Frame 1 (no input): blank canvas, image omitted
Frame 60 (the mouse pressed at the canvas centre just before this capture): blank canvas, image omitted
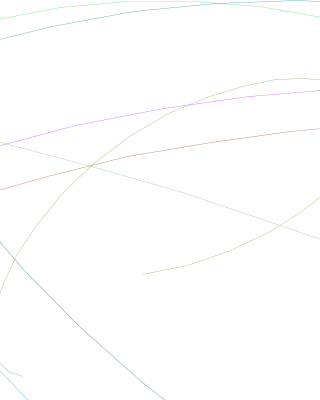
Frame 120 (the mouse held since frame 60 and released just before this capture)

The Processing sketch whose frames 1 and 60 were blank and that drew this single picture after the mouse press (run headless with seeded random() and noise(); from frame 60 on, the mouse is pressed at the canvas centre):

// Processing sketch: processing_178719
// ── processing_178719.pde

Ball[] planets;
Ball sun;

//these variables effect the the whole thing
float G = 75; //the gravitational constant
float jump = 150;
int jumpGap = 30;
float sunWeight = 50;

/*determines if we can start drawing or not.
we don't draw until the sun is at the final and stable position. */
boolean canDraw = false;


void setup() {
  size(320, 400);
  background(255); //totally white background.


  //initialize the objects
  sun = new Ball((width/2)-50, height/2, sunWeight); 
  /*first we take the sun 50 pixels left to the center.
  and finally we place it at the center*/
  
  planets = new Ball[15];

  for (int i= 0; i<planets.length; i++) {
    planets[i] = new Ball(random(0, width), random(0, height), 5);
  }
}

void draw() {
  /*loop over the planets. calculate the force according to gravitational
  formula,apply it and display them. */
  for ( int i = 0; i<planets.length; i++) {
    PVector f = planets[i].attract(sun);
    planets[i].applyForce(f);
    planets[i].update();
    if (canDraw) planets[i].display();
  }


  /*for some moments, we keep moving the sun so we get elliptical pathway
  of the planets instead of straight line.*/
  if (frameCount ==jumpGap) {
    sun.loc.x+=jump;
    sun.loc.y+=jump;
  } else if ( frameCount == jumpGap*2) {
    sun.loc.x+=jump;
    sun.loc.y-=jump;
  } else if (frameCount == jumpGap*3) {
    sun.loc.x = width/2;
    sun.loc.y = height/2;
    canDraw = true;
  }
  
}

void mousePressed() {
  reset();
}

void reset() {
  /*we draw a white rectangle to erase everything and initialize
  the planets again with random position and color.*/
  fill(255);
  noStroke();
  rect(0, 0, width, height);
  for (int i= 0; i<planets.length; i++) {
    planets[i] = new Ball(random(0, width), random(0, height), 5);
  }
  //again we stop drawing
  frameCount = 0;
  canDraw = false;
}

class Ball {
  PVector loc; //location
  PVector vel; //velocity
  PVector ac; //acceleration
  float mass; //mass
  PVector pLoc; //previous location
  color c;

  Ball(float x, float y, float m) {
    loc = new PVector(x, y);
    vel = new PVector(0, 0);
    ac = new PVector(0, 0);
    mass = m;
    c = color(random(0, 255), random(0, 255), random(0, 255));
  }

  void update() {
    vel.add(ac);
    pLoc = loc.get();
    loc.add(vel);
    ac.mult(0);
  }

  void display() {
    strokeWeight(.3);
    stroke(c);
    line(pLoc.x, pLoc.y, loc.x, loc.y);
  }

  void applyForce(PVector f) {

    ac.add(PVector.div(f, mass));
  }

  PVector attract( Ball b) {

    PVector f = PVector.sub(b.loc, loc);
    float dist = f.mag();
    dist = constrain(dist, 5, 25);
    f.normalize();
    float strength = (G*mass*b.mass)/(dist*dist);
    f.mult(strength);

    return f;
  }
}
